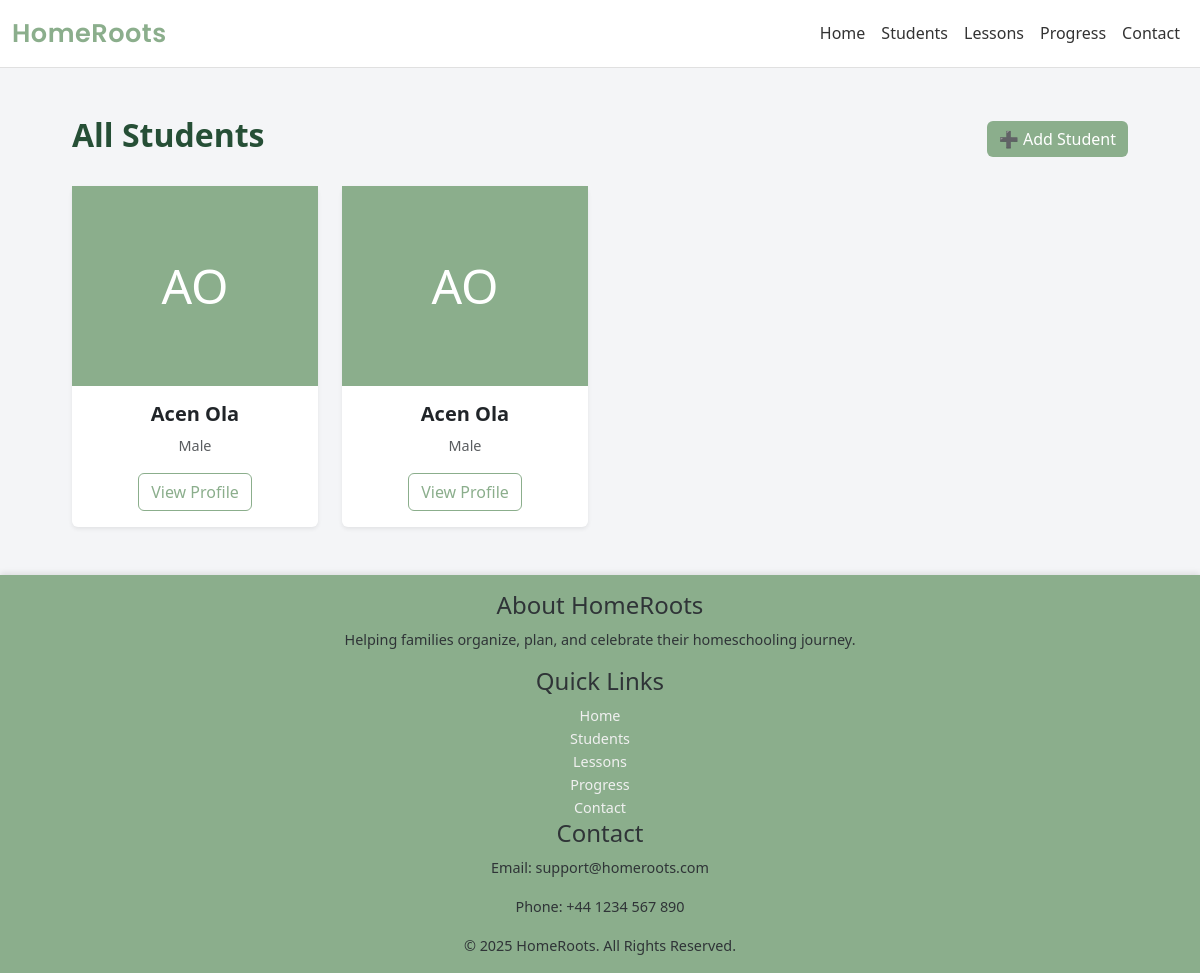
/students/list/, run on an earlier commit of the app's database.
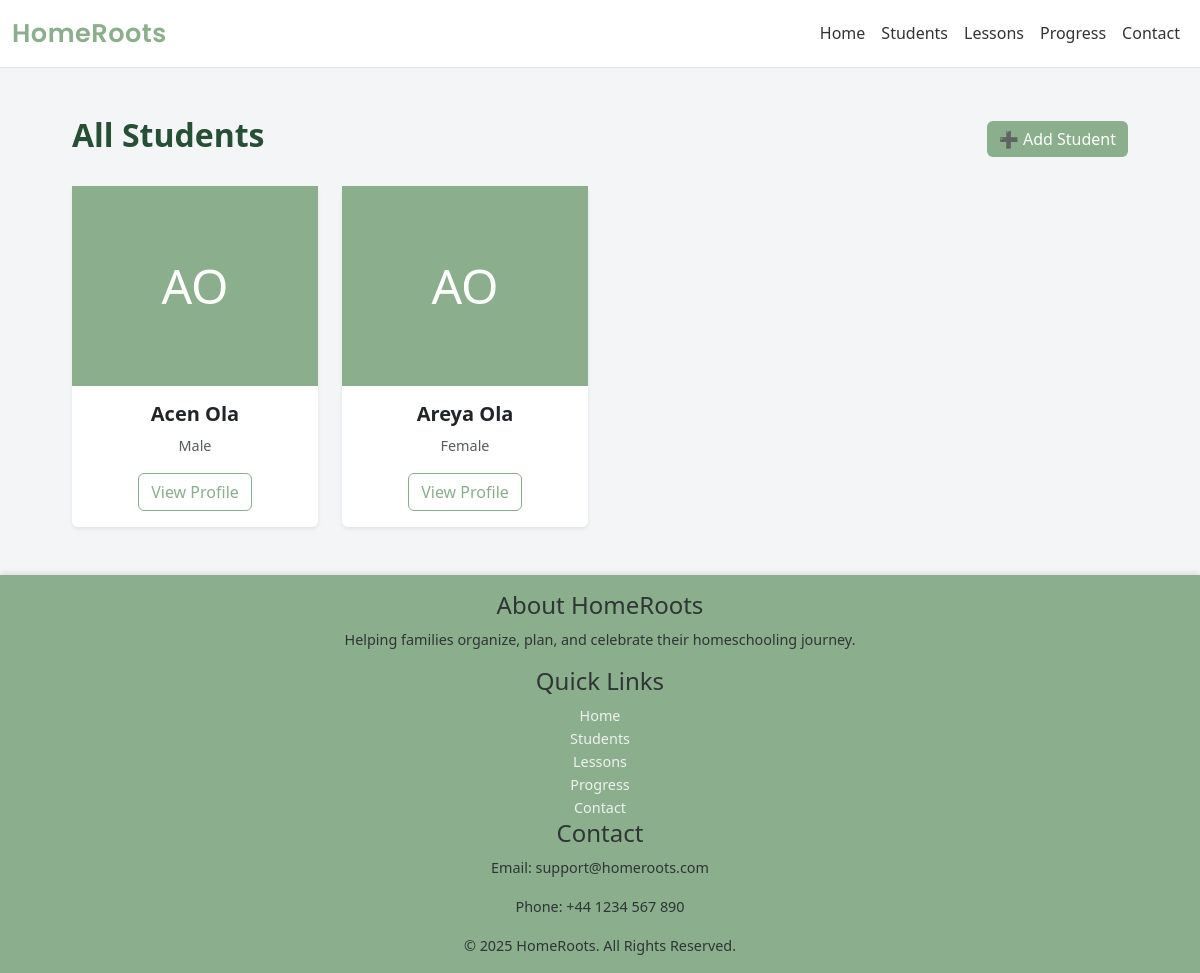
And on a later commit of the database.
### core/models.py (models this page shows, shortened)
class Student(models.Model):
    GENDER_CHOICES = [
        ('M', 'Male'),
        ('F', 'Female'),
        ('O', 'Other'),
    ]
    first_name = models.CharField(max_length=50)
    last_name = models.CharField(max_length=50)
    dob = models.DateField("Date of birth", null=True, blank=True)
    gender = models.CharField(max_length=1, choices=GENDER_CHOICES, blank=True)
    notes = models.TextField(blank=True)
    profile_image = models.ImageField(upload_to='students/', blank=True, null=True)
    created_at = models.DateTimeField(default=timezone.now)
    class Meta:
        ordering = ['last_name', 'first_name']

### core/views.py (the view)
# urls.py: path('students/list/', views.StudentListView.as_view(), name='students'),
class StudentListView(ListView):
    model = Student
    template_name = 'core/students/list.html'
    context_object_name = 'students'
    paginate_by = 12

### core/templates/core/students/list.html (shortened to what this page needs)
{% extends "core/base.html" %}
{% block content %}
<div class="container py-5">
  <div class="d-flex justify-content-between align-items-center mb-4">
    <h2 class="fw-bold" style="color: #264f36;">All Students</h2>
    <a href="{% url 'core:student_add' %}" class="btn btn-success" style="background-color: var(--primary); border: none;">
      ➕ Add Student
    </a>
  </div>
  <div class="row g-4">
    {% for student in students %}
    <div class="col-md-4 col-lg-3">
      <div class="card shadow-sm border-0 h-100">
        {% if student.profile_image %}
          <img src="{{ student.profile_image.url }}" class="card-img-top" style="height: 200px; object-fit: cover;">
        {% else %}
          <div style="height: 200px; background: #8BAE8C; display:flex; align-items:center; justify-content:center; color:white; font-size:48px;">
            {{ student.first_name|first }}{{ student.last_name|first }}
          </div>
        {% endif %}
        <div class="card-body text-center">
          <h5 class="card-title fw-bold">{{ student.first_name }} {{ student.last_name }}</h5>
          <p class="text-muted" style="font-size: 0.9rem;">
            {{ student.get_gender_display }}
          </p>
          <a href="{% url 'core:student_detail' student.id %}" class="btn btn-outline-success" style="color: var(--primary); border-color: var(--primary);">
            View Profile
          </a>
        </div>
      </div>
    </div>
    {% empty %}
      <p class="text-center text-muted mt-4">No students found.</p>
    {% endfor %}
  </div>
</div>
{% endblock %}

What changed in the data, as far as the page shows it:
removed Student: first_name|first "A", last_name|first "O", first_name "Acen", last_name "Ola", gender "Male"
added Student: first_name|first "A", last_name|first "O", first_name "Areya", last_name "Ola", gender "Female"
